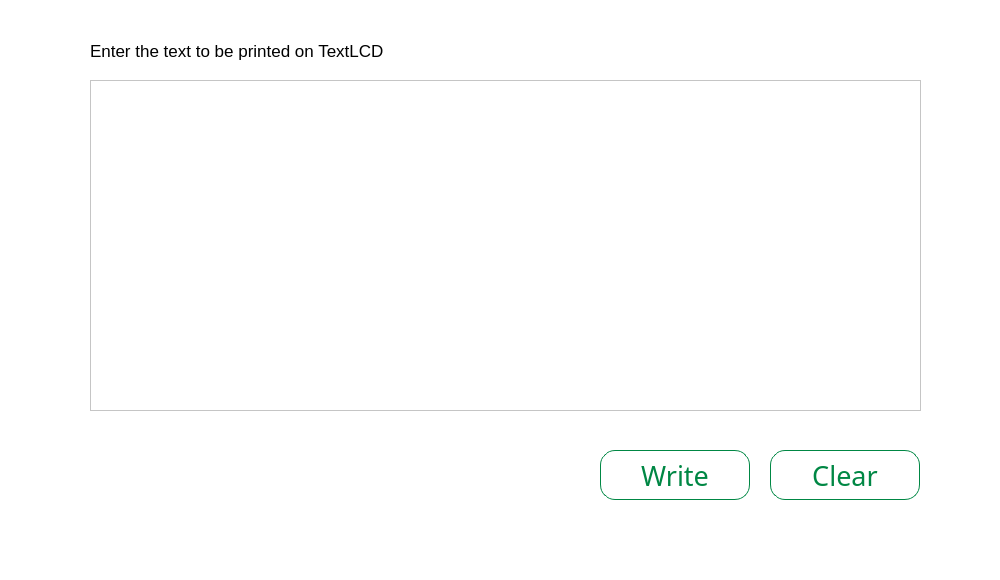
<?xml version="1.0" encoding="UTF-8"?>
<ui version="4.0">
 <class>Form</class>
 <widget class="QWidget" name="Form">
  <property name="geometry">
   <rect>
    <x>0</x>
    <y>0</y>
    <width>1000</width>
    <height>580</height>
   </rect>
  </property>
  <property name="windowTitle">
   <string>Form</string>
  </property>
  <property name="styleSheet">
   <string notr="true">background-color: rgb(255, 255, 255);</string>
  </property>
  <widget class="QPushButton" name="lcd_button_clear">
   <property name="geometry">
    <rect>
     <x>770</x>
     <y>450</y>
     <width>150</width>
     <height>50</height>
    </rect>
   </property>
   <property name="font">
    <font>
     <family>나눔스퀘어 Bold</family>
     <pointsize>20</pointsize>
     <weight>9</weight>
     <italic>false</italic>
     <bold>false</bold>
    </font>
   </property>
   <property name="styleSheet">
    <string notr="true">QPushButton:hover
{ 
	background-color: rgb(0, 135, 68);
	border-radius: 15px;
	font: 75 20pt &quot;Arial&quot;;
	color: white;  
}

QPushButton
{ 
	border-radius: 15px;
	border: 1px solid rgb(0, 135, 68);
	font: 75 20pt &quot;나눔스퀘어 Bold&quot;;
	color: rgb(0, 135, 68);
}
</string>
   </property>
   <property name="text">
    <string>Clear</string>
   </property>
  </widget>
  <widget class="QTextEdit" name="lcd_text">
   <property name="geometry">
    <rect>
     <x>90</x>
     <y>80</y>
     <width>831</width>
     <height>331</height>
    </rect>
   </property>
   <property name="font">
    <font>
     <family>나눔스퀘어</family>
     <pointsize>50</pointsize>
    </font>
   </property>
   <property name="styleSheet">
    <string notr="true"/>
   </property>
  </widget>
  <widget class="QPushButton" name="lcd_button_write">
   <property name="geometry">
    <rect>
     <x>600</x>
     <y>450</y>
     <width>150</width>
     <height>50</height>
    </rect>
   </property>
   <property name="font">
    <font>
     <family>나눔스퀘어 Bold</family>
     <pointsize>20</pointsize>
     <weight>9</weight>
     <italic>false</italic>
     <bold>false</bold>
    </font>
   </property>
   <property name="styleSheet">
    <string notr="true">QPushButton:hover
{ 
	background-color: rgb(0, 135, 68);
	border-radius: 15px;
	font: 75 20pt &quot;Arial&quot;;
	color: white;  
}

QPushButton
{ 
	border-radius: 15px;
	border: 1px solid rgb(0, 135, 68);
	font: 75 20pt &quot;나눔스퀘어 Bold&quot;;
	color: rgb(0, 135, 68);
}
</string>
   </property>
   <property name="text">
    <string>Write</string>
   </property>
  </widget>
  <widget class="QLabel" name="label">
   <property name="geometry">
    <rect>
     <x>90</x>
     <y>40</y>
     <width>761</width>
     <height>21</height>
    </rect>
   </property>
   <property name="font">
    <font>
     <pointsize>13</pointsize>
    </font>
   </property>
   <property name="text">
    <string>Enter the text to be printed on TextLCD</string>
   </property>
  </widget>
 </widget>
 <resources/>
 <connections/>
</ui>
